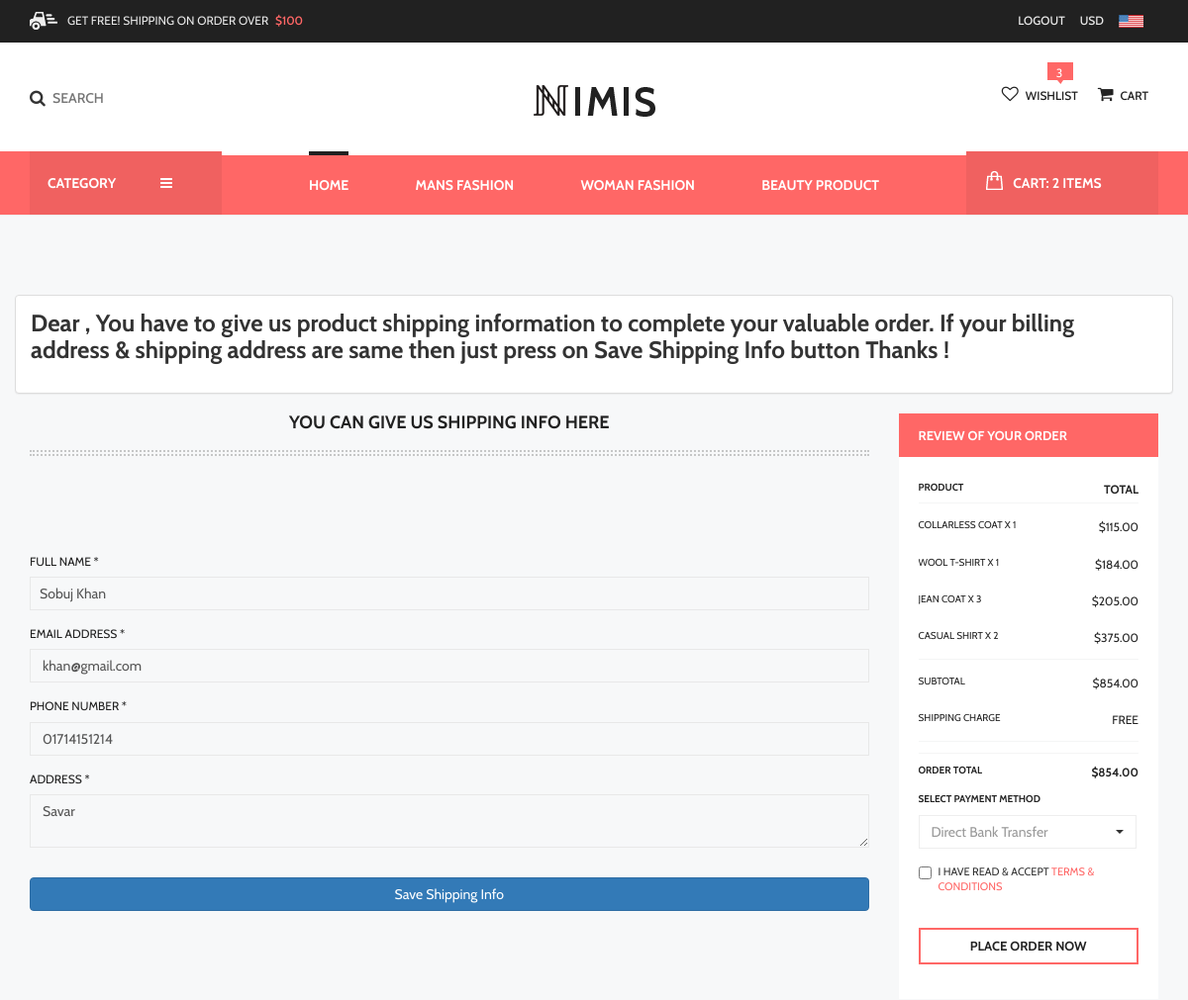
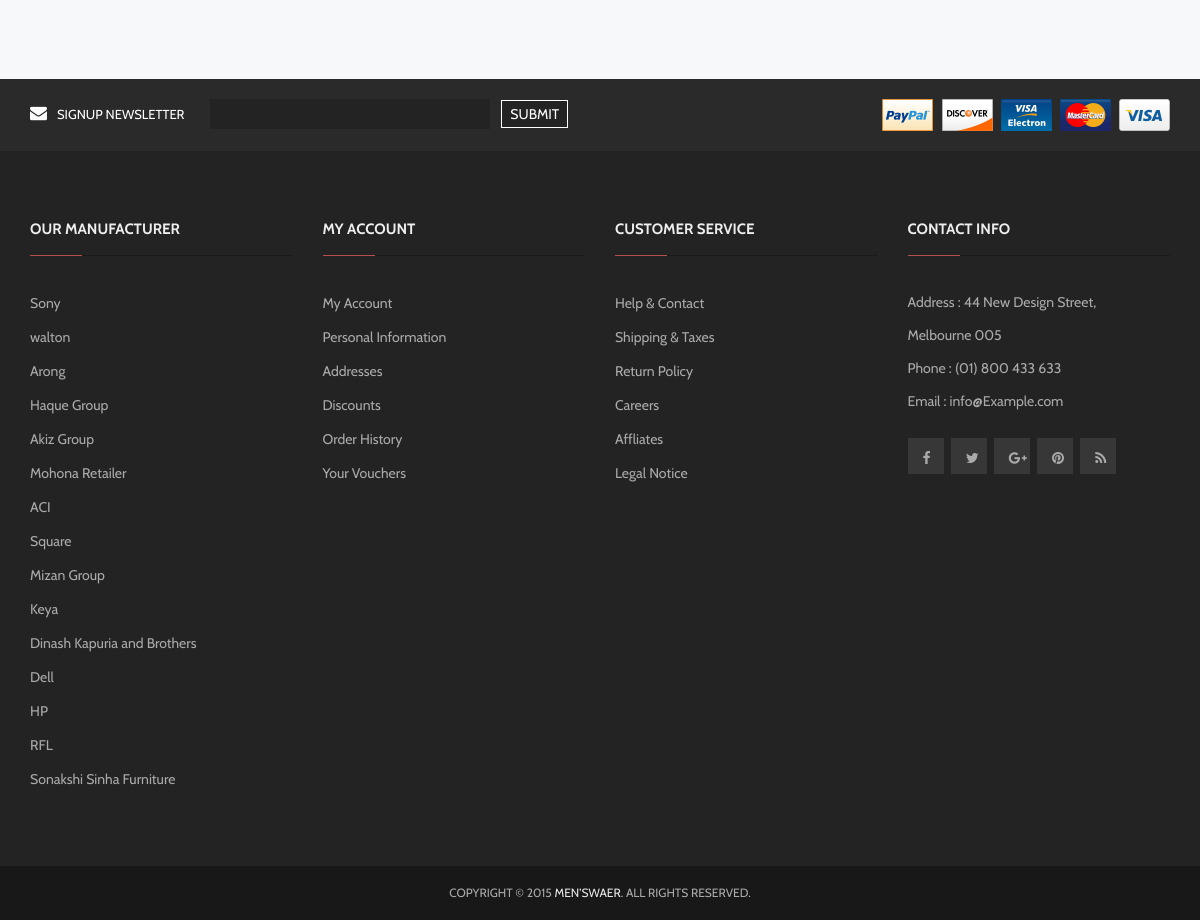
/shipping.php (signed in), run on the app's committed database (2 pictures, top to bottom).
### tables this page shows
CREATE TABLE `tbl_category` (
  `category_id` int(3) NOT NULL,
  `category_name` varchar(100) NOT NULL,
  `category_description` text NOT NULL,
  `publication_status` tinyint(1) NOT NULL DEFAULT '1'
);

CREATE TABLE `tbl_customer` (
  `customer_id` int(11) NOT NULL,
  `first_name` varchar(100) NOT NULL,
  `last_name` varchar(100) NOT NULL,
  `email_address` varchar(100) NOT NULL,
  `password` varchar(100) NOT NULL,
  `phone_number` varchar(30) NOT NULL,
  `address` text NOT NULL
);

CREATE TABLE `tbl_manufacturer` (
  `manufacturer_id` int(3) NOT NULL,
  `manufacturer_name` varchar(100) NOT NULL,
  `manufacturer_description` text NOT NULL,
  `publication_status` tinyint(1) NOT NULL DEFAULT '1'
);

### shipping.php (called while the page is built, shortened)
<?php
include './index.php';

### classes/db_connect.php (called while the page is built, shortened)
<?php
class Db_Connect {
    public function database_connection() {
        $host_name = 'localhost';
        $user_name = 'root';
        $password = '';
        $db_name = 'db_seip_ecommerce34';
        $db_con = mysqli_connect($host_name, $user_name, $password, $db_name);
        return $db_con;
    }
}

### classes/application.php (called while the page is built, shortened)
<?php
require_once 'db_connect.php';
class Application extends Db_Connect {
    public $link;
    public function __construct() {
        $this->link = $this->database_connection();
    }
    public function select_all_published_category_info() {
        $sql="SELECT * FROM tbl_category WHERE publication_status = 1 LIMIT 4";
        if(mysqli_query($this->link, $sql)) {
            $query_result = mysqli_query($this->link, $sql);
            return $query_result;
        } else {
            die('Query problem'.mysqli_error($this->link) );
        }
    }
    public function select_all_published_manufacturer_info() {
        $sql="SELECT * FROM tbl_manufacturer WHERE publication_status = 1";
        if(mysqli_query($this->link, $sql)) {
            $query_result = mysqli_query($this->link, $sql);
            return $query_result;
        } else {
            die('Query problem'.mysqli_error($this->link) );
        }
    }
}

### classes/checkout.php (called while the page is built, shortened)
<?php
require_once 'db_connect.php';
class Checkout extends Db_Connect {
    public $link;
    public function __construct() {
        $this->link = $this->database_connection();
    }
    public function select_customer_info_by_id($customer_id) {
        $sql = "SELECT * FROM tbl_customer WHERE customer_id = '$customer_id' ";
        if (mysqli_query($this->link, $sql)) {
            $query_result = mysqli_query($this->link, $sql);
            return $query_result;
        } else {
            die('Query problem' . mysqli_error($this->link));
        }
    }
}

### pages/shipping_content.php (the view, shortened to what this page needs)
<?php
$customer_id = $_SESSION['customer_id'];
$query_result = $obj_checout->select_customer_info_by_id($customer_id);
$customer_info = mysqli_fetch_assoc($query_result);
extract($customer_info);
?>
<section class="checkout_area">
    <div class="container">
        <div class="row">
            <div class="row">
                <div class="col-lg-12">
                    <div class="panel panel-default">
                        <div class="panel-body">
                            <h3>Dear <?php echo $_SESSION['customer_name']; ?>, You have to give us product shipping information to complete your valuable order. If your billing address & shipping address are same then just press on Save Shipping Info button Thanks !</h3>
                        </div>
                    </div>
                </div>
            </div>
            <div class="col-md-9 col-sm-8 col-xs-12">
                <div class="checkout_left">
                    <h2 style="text-align: center;">You can give us shipping info here </h2>
                    <div class="dotted_line"></div>
                    <form action="" method="post">
                        <div class="shipping_form">
                            <div class="company_name">
                                <p>Full Name  <span>*</span></p>
                                <input type="text" name="full_name" value="<?php echo $first_name.' '.$last_name; ?>" class="form-control">
                            </div>
                            <div class="company_name">
                                <p>Email Address <span>*</span></p>
                                <input type="email" name="email_address" value="<?php echo $email_address; ?>" class="form-control">
                            </div>
                            <div class="company_name">
                                <p>Phone Number <span>*</span></p>
                                <input type="number" name="phone_number" value="<?php echo $phone_number; ?>" class="form-control" >
                            </div>
                            <div class="c_address">
                                <p>Address <span>*</span></p>
                                <textarea name="address" class="form-control"><?php echo $address; ?></textarea>
                            </div>
                            <div class="s_order">
                                <input type="submit" name="btn" class="btn btn-primary btn-block" value="Save Shipping Info">
                            </div>
                        </div>
                    </form>
                </div>
            </div>
            <div class="col-md-3 col-sm-4 col-xs-12">
                <div class="checkout_right">
                    <h4>Review of Your Order</h4>
                    <div class="product_form_total">
                        <div class="c_main_item">
                            <p>Product</p>
                            <span>Total</span>
                        </div>
                        <div class="c_single_item">
                            <p>collarless coat x 1</p>
                            <span>$115.00</span>
                        </div>
                        <div class="c_single_item">
                            <p>wool t-shirt x 1</p>
                            <span>$184.00</span>
                        </div>
                        <div class="c_single_item">
                            <p>jean coat x 3 </p>
                            <span>$205.00</span>
                        </div>
                        <div class="c_single_item sp_single_item">
                            <p>casual shirt x 2</p>
                            <span>$375.00</span>
                        </div>
                        <div class="c_single_item">
                            <p>subtotal</p>
                            <span>$854.00</span>
                        </div>
                        <div class="c_single_item sp_single_item">
                            <p>Shipping Charge</p>
                            <span>Free</span>
                        </div>
                        <div class="c_total_item sp_single_item">
                            <p>Order Total</p>
                            <span>$854.00</span>
                        </div>
                        <div class="c_payment">
                            <p>Select Payment Method</p>
                            <select class="selectpicker sel_state">
                                <option>Direct Bank Transfer</option>
                            </select>
                        </div>
                        <div class="checkbox">
                            <label>
                                <input type="checkbox"> I have Read & Accept <span>Terms & Conditions</span>
                            </label>
                        </div>
                        <input type="submit" value="Place order now"/>
                    </div>
                </div>
            </div>
        </div>
    </div>
</section>

### includes/menu.php (shortened to what this page needs)
<?php
    $query_result = $obj_app->select_all_published_category_info();
?>
<section class="nav_area">
    <div class="container">
        <div class="nav_left floatleft">
            <a href="category-1.html">category<i class="fa fa-bars"></i></a>
        </div>
        <div class="nav_center">
            <nav class="mainmenu">
                <ul id="nav">
                    <li class="current-page-item"><a href="index.html">Home</a> </li>
                    <?php while ($category_info = mysqli_fetch_assoc($query_result)) { ?>
                    <li><a href="category.php?id=<?php echo $category_info['category_id']; ?>"><?php echo $category_info['category_name']; ?></a></li>
                    <?php } ?>
                </ul>
            </nav>
        </div>
        <div class="nav_right floatright">
            <a href="cart.html"><img src="assets/front_end/images/bag.png" alt="Bag" />cart: 2 items</a>
        </div>
    </div>
</section>

### includes/footer.php
<?php
    $query_result = $obj_app->select_all_published_manufacturer_info();
?>
<footer class="entire_footer_area">
    <div class="footer_top_area">
        <div class="container">
            <div class="row">
                <div class="col-md-7 col-sm-6 col-xs-12">
                    <div class="footer_top_left">
                        <a href=""><i class="fa fa-envelope"></i>signup newsletter</a>
                        <input type="text" placeholder=""/>
                        <input type="submit" value="submit"/>
                    </div>
                </div>
                <div class="col-md-5 col-sm-6 col-xs-12">
                    <div class="footer_top_right">
                        <ul id="payment">
                            <li><a href="">
                                    <img src="assets/front_end/images/pay1.png" alt="" />
                                </a></li>
                            <li><a href="">
                                    <img src="assets/front_end/images/pay2.png" alt="" />
                                </a></li>
                            <li><a href="">
                                    <img src="assets/front_end/images/pay3.png" alt="" />
                                </a></li>
                            <li><a href="">
                                    <img src="assets/front_end/images/pay4.png" alt="" />
                                </a></li>
                            <li><a href="">
                                    <img src="assets/front_end/images/pay5.png" alt="" />
                                </a></li>
                        </ul>
                    </div>
                </div>
            </div>
        </div>
    </div>
    <div class="footer_area">
        <div class="container">
            <div class="row">
                <div class="col-md-3 col-sm-3 col-xs-12">
                    <div class="single_widget">
                        <h5>Our Manufacturer</h5>
                        <div class="wid_line"></div>
                        <ul class="widget_nav">
                            <?php while ($manufacturer_info = mysqli_fetch_assoc($query_result)) { ?>
                            <li><a href="manufacturer.php?id=<?php echo $manufacturer_info['manufacturer_id']; ?>"><?php echo $manufacturer_info['manufacturer_name']; ?></a></li>
                            <?php } ?>
                        </ul>
                    </div>
                </div>
                <div class="col-md-3 col-sm-3 col-xs-12">
                    <div class="single_widget">
                        <h5>my account</h5>
                        <div class="wid_line"></div>
                        <ul class="widget_nav">
                            <li><a href="">My Account</a></li>
                            <li><a href="">Personal Information</a></li>
                            <li><a href="">Addresses</a></li>
                            <li><a href="">Discounts</a></li>
                            <li><a href="">Order History</a></li>
                            <li><a href="">Your Vouchers</a></li>
                        </ul>
                    </div>
                </div>
                <div class="col-md-3 col-sm-3 col-xs-12">
                    <div class="single_widget">
                        <h5>customer service</h5>
                        <div class="wid_line"></div>
                        <ul class="widget_nav">
                            <li><a href="">Help & Contact</a></li>
                            <li><a href="">Shipping & Taxes</a></li>
                            <li><a href="">Return Policy</a></li>
                            <li><a href="">Careers</a></li>
                            <li><a href="">Affliates</a></li>
                            <li><a href="">Legal Notice</a></li>
                        </ul>
                    </div>
                </div>
                <div class="col-md-3 col-sm-3 col-xs-12">
                    <div class="single_widget">
                        <h5>contact Info</h5>
                        <div class="wid_line"></div>
                        <address>
                            Address : 44 New Design Street,<br>
                            Melbourne 005<br>
                            Phone : (01) 800 433 633<br>
                            Email : info@Example.com
                        </address>
                        <ul class="wid_social">
                            <li><a class="fa fa-facebook" href=""></a></li>
                            <li><a class="fa fa-twitter" href=""></a></li>
                            <li><a class="fa fa-google-plus" href=""></a></li>
                            <li><a class="fa fa-pinterest" href=""></a></li>
                            <li><a class="fa fa-rss" href=""></a></li>
                        </ul>
                    </div>
                </div>
            </div>
        </div>
    </div>
    <div class="footer_bottom_area">
        <div class="container">
            <div class="row">
                <div class="col-md-12 col-sm-12 col-xs-12">
                    <div class="footer_bottom">
                        <p>Copyright &copy; 2015 <a href="index.html">Men’swaer</a>. All Rights Reserved.</p>
                    </div>
                </div>
            </div>
        </div>
    </div>
</footer>

### assets/front_end/css/lightbox.css (style rules this page uses)
body:after { content: url(../img/close.png) url(../img/loading.gif) url(../img/prev.png) url(../img/next.png); display: none; }

### assets/front_end/css/responsive.css (style rules this page uses)
@media only screen and (min-width: 992px) and (max-width: 1280px) { ul.wid_social li a { height: 36px; padding: 13px 5px 5px 15px; width: 36px; } }
@media only screen and (min-width: 992px) and (max-width: 1280px) { ul.wid_social li { margin-right: 4px; } }
@media only screen and (min-width: 992px) and (max-width: 1280px) { .nav_left i { margin-left: 45px; } }
@media only screen and (min-width: 992px) and (max-width: 1280px) { .nav_right a { padding-left: 19px; } }
@media only screen and (min-width: 992px) and (max-width: 1280px) { .c_main_item p, .c_single_item p, .c_total_item p, .c_payment p { font-size: 10px; } }

### data on the page
tbl_category: category_name "MANS FASHION"
tbl_category: category_name "WOMAN FASHION"
tbl_category: category_name "BEAUTY PRODUCT"
tbl_customer: full_name "Sobuj Khan", email_address "khan@gmail.com", phone_number "01714151214", address "Savar"
tbl_manufacturer: manufacturer_name "Sony"
tbl_manufacturer: manufacturer_name "walton"
tbl_manufacturer: manufacturer_name "Arong"
tbl_manufacturer: manufacturer_name "Haque Group"
tbl_manufacturer: manufacturer_name "Akiz Group"
tbl_manufacturer: manufacturer_name "Mohona Retailer"
tbl_manufacturer: manufacturer_name "ACI"
tbl_manufacturer: manufacturer_name "Square"
tbl_manufacturer: manufacturer_name "Mizan Group"
tbl_manufacturer: manufacturer_name "Keya"
tbl_manufacturer: manufacturer_name "Dinash Kapuria and Brothers"
tbl_manufacturer: manufacturer_name "Dell"
tbl_manufacturer: manufacturer_name "HP"
tbl_manufacturer: manufacturer_name "RFL"
tbl_manufacturer: manufacturer_name "Sonakshi Sinha Furniture"
